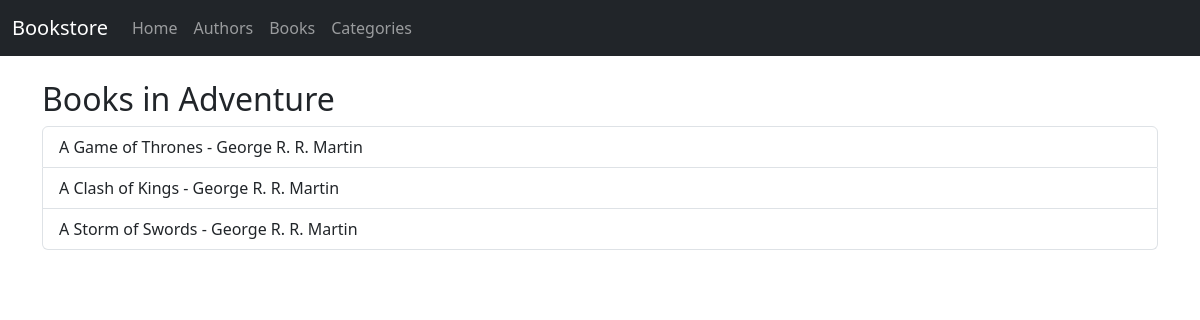
The app's page /category/3/books/ with its own data.
### store/models.py (models this page shows, shortened)
class Category(models.Model):
    name = models.CharField(max_length=100)

class Book(models.Model):
    title = models.CharField(max_length=200)
    price = models.DecimalField(max_digits=6, decimal_places=2)
    author = models.ForeignKey(Author, on_delete=models.CASCADE, related_name='books')
    categories = models.ManyToManyField(Category, related_name='books')

class Author(models.Model):
    name = models.CharField(max_length=100)
    bio = models.TextField()

### store/views.py (the view)
# urls.py: path('category/<int:category_id>/books/', views.category_books, name='category_books'),
def category_books(request, category_id):
    category = get_object_or_404(Category, id=category_id)
    books = category.books.all()
    return render(request, 'store/category_books.html', {'category': category, 'books': books})

### store/templates/store/category_books.html
{% extends 'store/base.html' %}
{% block content %}
<h2>Books in {{ category.name }}</h2>
<ul class="list-group">
    {% for book in books %}
    <li class="list-group-item">{{ book.title }} - {{ book.author.name }}</li>
    {% empty %}
    <li class="list-group-item">No books in this category.</li>
    {% endfor %}
</ul>
{% endblock %}

### records on screen
Category: name "Adventure"
Book: title "A Game of Thrones", author.name "George R. R. Martin"
Book: title "A Clash of Kings", author.name "George R. R. Martin"
Book: title "A Storm of Swords", author.name "George R. R. Martin"
